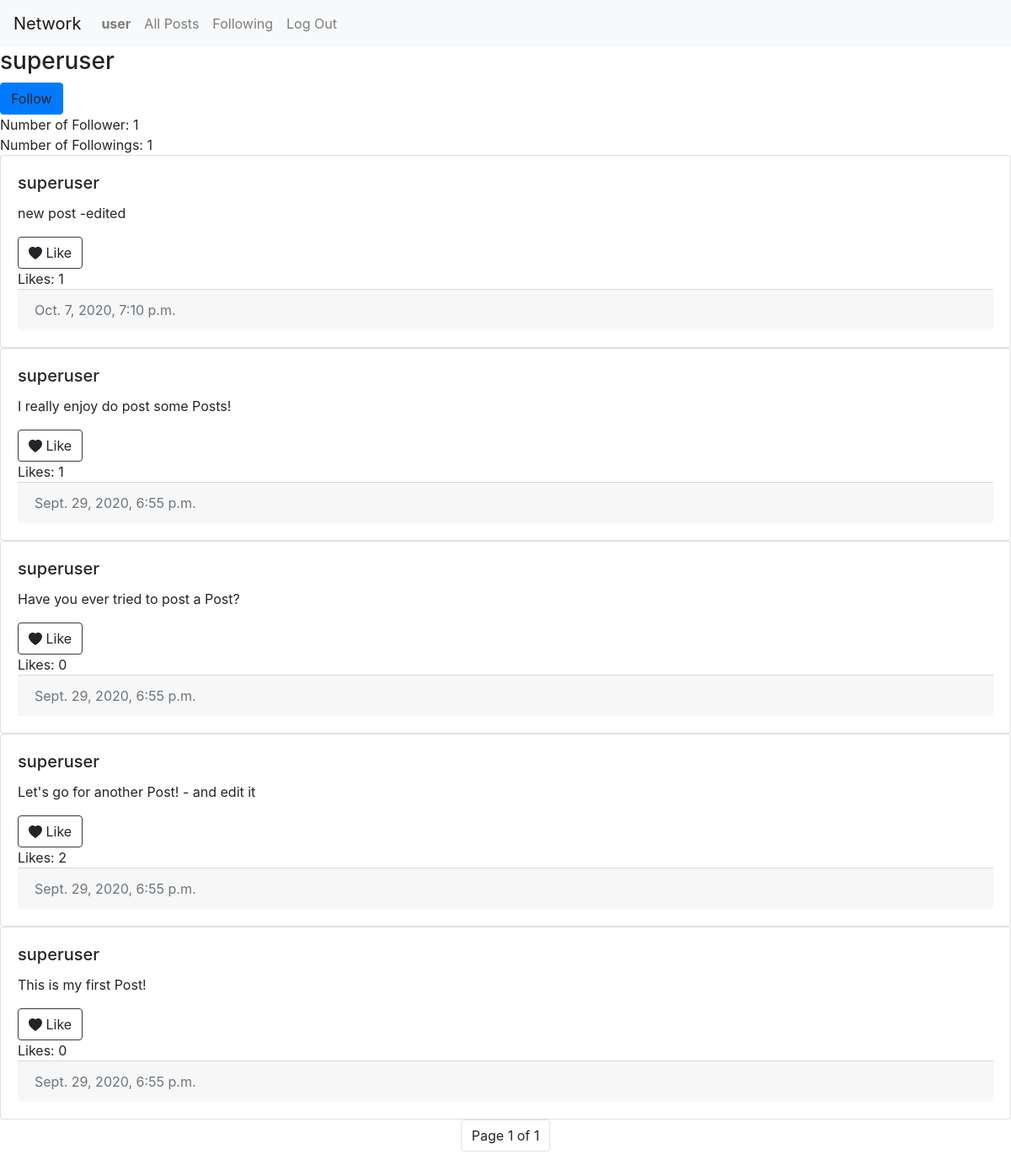
The page /profile/superuser (signed in) on the database its author committed.
### network/models.py (models this page shows, shortened)
class User(AbstractUser):
    pass

class Post(models.Model):
    text = models.TextField()
    user = models.ForeignKey(
        "User", on_delete=models.CASCADE, related_name="posts")
    created_at = models.DateTimeField(auto_now_add=True)
    likes = models.ManyToManyField(
        "User", blank=True, related_name="likes")

### network/views.py (the view)
# urls.py: path("profile/<str:username>", views.profile, name="profile"),
def profile(request, username):
    try:
        user = User.objects.get(username=username)
    except User.DoesNotExist:
        return JsonResponse({"error": "User not found."}, status=404)
    posts = Post.objects.filter(user=user)
    posts = posts.order_by("-created_at")
    posts = pagination(request, posts)
    try:
        if Follower.objects.filter(user=user, follower=request.user).exists():
            following = True
        else:
            following = False
    except:
        return render(request, "network/profile.html", {
            "requestedUser": user,
            "posts": posts,
        })
    return render(request, "network/profile.html", {
        "requestedUser": user,
        "posts": posts,
        "following": following
    })

### network/views.py (called while the page is built)
def pagination(request, list):
    paginator = Paginator(list, 10)
    page_number = request.GET.get('page')
    paginatedList = paginator.get_page(page_number)
    return paginatedList

### network/templates/network/profile.html (shortened to what this page needs)
{% extends "network/layout.html" %} {% load static %} {% block body %}
<div id="profile">
  <h3 id="user">{{ requestedUser.username }}</h3>
  {% if user.is_authenticated %}
  {% if requestedUser != user %}
    {% if following %}
        <a id="unfollow" class="btn btn-primary" data-user="{{ requestedUser.username }}" onclick="unfollow_user(event)">Unfollow</a>
        <a id="follow" class="btn btn-primary" data-user="{{ requestedUser.username }}" onclick="follow_user(event)" hidden=true>Follow</a>
    {% else %}
        <a id="follow" class="btn btn-primary" data-user="{{ requestedUser.username }}" onclick="follow_user(event)">Follow</a>
    {% endif %}
  {% endif %}
  {% endif %}
  <div id="follower">Number of Follower: {{ requestedUser.users.count }}</div>
  <div id="following">Number of Followings: {{ requestedUser.followers.count }}</div>
</div>
{% for post in posts %}
    <div class="card">
        <div class="card-body">
            <h5 class="card-title">
                <a>{{ post.user }}</a>
            </h5>
            <p id="{{post.id}}" class="card-text">{{ post.text }}</p>
            {% if user.is_authenticated %}
            {% if request.user in post.likes.all %}
                <a id="dislike-{{ post.id }}" data-post="{{ post.id }}" class="btn btn-outline-dark" onclick="like(event)">
                    <svg width="1em" height="1em" viewBox="0 0 16 16" class="bi bi-heart"
                                fill="currentColor" xmlns="http://www.w3.org/2000/svg">
                                <path fill-rule="evenodd"
                                d="M8 2.748l-.717-.737C5.6.281 2.514.878 1.4 3.053c-.523 1.023-.641 2.5.314 4.385.92 1.815 2.834 3.989 6.286 6.357 3.452-2.368 5.365-4.542 6.286-6.357.955-1.886.838-3.362.314-4.385C13.486.878 10.4.28 8.717 2.01L8 2.748zM8 15C-7.333 4.868 3.279-3.04 7.824 1.143c.06.055.119.112.176.171a3.12 3.12 0 0 1 .176-.17C12.72-3.042 23.333 4.867 8 15z"
                                />
                    </svg> Dislike
                </a>
            {% else %}
                <a id="like-{{ post.id }}" data-post="{{ post.id }}" class="btn btn-outline-dark" onclick="like(event)">
                    <svg width="1em" height="1em" viewBox="0 0 16 16" class="bi bi-heart-fill"
                                fill="currentColor" xmlns="http://www.w3.org/2000/svg">
                                <path fill-rule="evenodd"
                                d="M8 1.314C12.438-3.248 23.534 4.735 8 15-7.534 4.736 3.562-3.248 8 1.314z"
                                />
                    </svg> Like
                </a>
            {% endif %}
            {% endif %}
            <div id="likes-{{ post.id }}">Likes: {{ post.likes.count }}</div>
            <div class="card-footer text-muted">{{ post.created_at }}</div>
        </div>
    </div>
    {% empty %}
        <div class="alert alert-info" role="alert">There are currently no posts available!</div>
    {% endfor %}
        <ul class="pagination justify-content-center">
        <li class="page-item"><a class="page-link">Page {{ posts.number }} of {{ posts.paginator.num_pages }}</a></li>
    </ul>
{% endblock %}

### network/templates/network/layout.html (shortened to what this page needs)
{% load static %}
<!DOCTYPE html>
<html lang="en">
    <head>
        <link rel="stylesheet" href="https://stackpath.bootstrapcdn.com/bootstrap/4.4.1/css/bootstrap.min.css">
        <link href="{% static 'network/styles.css' %}" rel="stylesheet">
    </head>
    <body>
        <nav class="navbar navbar-expand-lg navbar-light bg-light">
            <a class="navbar-brand" href="#">Network</a>
            <div>
              <ul class="navbar-nav mr-auto">
                {% if user.is_authenticated %}
                    <li class="nav-item">
                        <a id="profile-button" class="nav-link" data-user="{{ user.username }}" href="{% url 'profile' user.username %}"><strong>{{ user.username }}</strong></a>
                    </li>
                {% endif %}
                <li class="nav-item">
                  <a id="all-button" class="nav-link" href="{% url 'index' %}" >All Posts</a>
                </li>
                {% if user.is_authenticated %}
                    <li class="nav-item">
                        <a id="following-button" class="nav-link" href="{% url 'following' %}">Following</a>
                    </li>
                    <li class="nav-item">
                        <a class="nav-link" href="{% url 'logout' %}">Log Out</a>
                    </li>
                {% endif %}
              </ul>
            </div>
          </nav>
        <div class="body">
            {% block body %}
            {% endblock %}
        </div>
    </body>
</html>

### rows shown on the page
User: username "user"
User: username "superuser", users.count "1", followers.count "1"
Post: user "superuser", text "new post -edited", likes.count "1", created_at "Oct. 7, 2020, 7:10 p.m."
Post: user "superuser", text "I really enjoy do post some Posts!", likes.count "1", created_at "Sept. 29, 2020, 6:55 p.m."
Post: user "superuser", text "Have you ever tried to post a Post?", likes.count "0", created_at "Sept. 29, 2020, 6:55 p.m."
Post: user "superuser", text "Let's go for another Post! - and edit it", likes.count "2", created_at "Sept. 29, 2020, 6:55 p.m."
Post: user "superuser", text "This is my first Post!", likes.count "0", created_at "Sept. 29, 2020, 6:55 p.m."

### other values the page prints
{{ posts.number }} "1"
{{ posts.paginator.num_pages }} "1"
